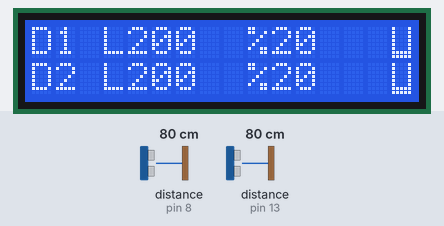
Simulated run of this sketch. Board: Arduino Uno, built with avr-gcc and run on an emulated ATmega328P. Parts: 16×2 character LCD. The inputs (shaded band) are chosen by the test bench; at power-on: distance to the obstacle (sensors on pin 8, pin 13) 80 cm.

Above: at 6.2 s.
6.3 s: distance to the obstacle (sensor on pin 8) set to 2 cm
At 16.3 s:
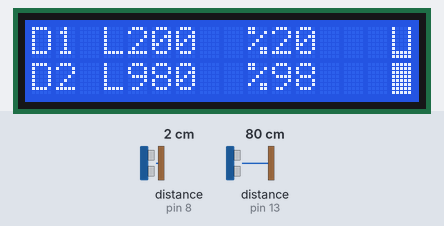
16.7 s: distance to the obstacle (sensor on pin 13) set to 2 cm
At 26.0 s:
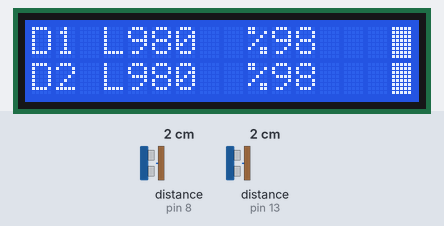
26.7 s: distance to the obstacle (sensor on pin 8) set to 18 cm
At 35.8 s:
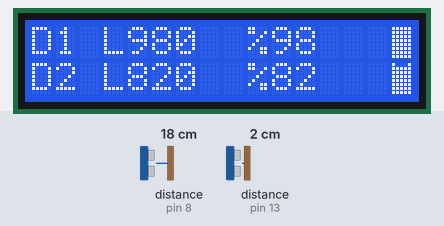
36.8 s: distance to the obstacle (sensor on pin 13) set to 18 cm
At 46.5 s:
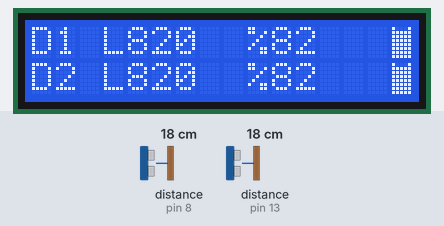
46.8 s: distance to the obstacle (sensor on pin 8) set to 4 cm
At 56.6 s:
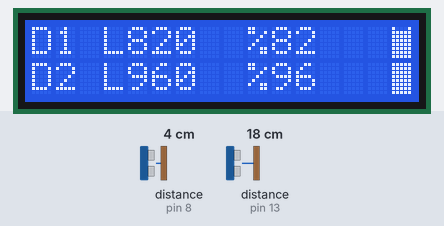
56.9 s: distance to the obstacle (sensor on pin 13) set to 35 cm
At 66.4 s:
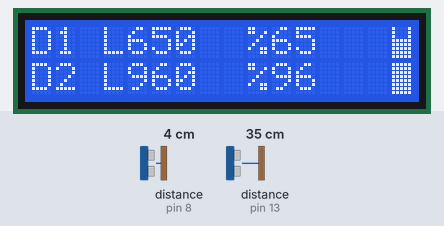
Timing chart, 0 to 67.9 s (numbered marks = the images above; inputs shaded):
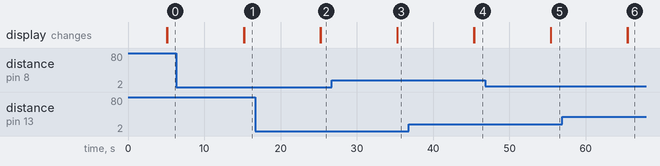

The sketch:

Tanklevel.ino
```cpp
/* DEPOSITOS 1.0
 * by Luevech.2018
 * www.luevech.com
 * Los Caños
 * Santa Barbara de Casa
 * 08/03/2018
 */

#include <LiquidCrystal.h>
#include "SR04.h"

SR04 sr041 = SR04(10,13);
SR04 sr042 = SR04(9,8);
LiquidCrystal lcd(12, 11, 5, 4, 3, 2);

//DEFINICION DE LOS GRAFICOS DEL DEPOSITO
byte cien[8]={
  0b00011111,
  0b00011111,
  0b00011111,
  0b00011111,
  0b00011111,
  0b00011111,
  0b00011111,
  0b00011111,
};
byte ochenta[8]={
  0b00010001,
  0b00011111,
  0b00011111,
  0b00011111,
  0b00011111,
  0b00011111,
  0b00011111,
  0b00011111,
};
byte setenta[8]={
  0b00010001,
  0b00010001,
  0b00011111,
  0b00011111,
  0b00011111,
  0b00011111,
  0b00011111,
  0b00011111,
};
byte cincuenta[8]={
  0b00010001,
  0b00010001,
  0b00010001,
  0b00011111,
  0b00011111,
  0b00011111,
  0b00011111,
  0b00011111,
};

byte cuarenta[8]={
  0b00010001,
  0b00010001,
  0b00010001,
  0b00010001,
  0b00011111,
  0b00011111,
  0b00011111,
  0b00011111,
};

byte veinte[8]={
  0b00010001,
  0b00010001,
  0b00010001,
  0b00010001,
  0b00010001,
  0b00011111,
  0b00011111,
  0b00011111,
};
byte catorce[8]={
  0b00010001,
  0b00010001,
  0b00010001,
  0b00010001,
  0b00010001,
  0b00010001,
  0b00011111,
  0b00011111,
};
byte cero[8]={
  0b00010001,
  0b00010001,
  0b00010001,
  0b00010001,
  0b00010001,
  0b00010001,
  0b00010001,
  0b00011111,
};
  int distancia1;
  int litros1;
  int porcentaje1;
  char dibujo1;
  int distancia2;
  int litros2;
  int porcentaje2;
  char dibujo2;

 void setup() {
  lcd.begin (16,2);
  //ENVIAMOS LOS MAPAS DE BITS AL CONTROLADOR DE PANTALLA
  lcd.createChar(0,cien);
  lcd.createChar(1,ochenta);
  lcd.createChar(2,setenta);
  lcd.createChar(3,cincuenta);
  lcd.createChar(4,cuarenta);
  lcd.createChar(5,veinte);
  lcd.createChar(6,catorce);
  lcd.createChar(7,cero);

 lcd.clear();
 lcd.setCursor(3,0);
 lcd.print("LOS CANOS");
 lcd.setCursor(1,1);
 lcd.print("by luevech.com");
 delay(5000);
 }
void loop(){
//  for (int i=0 ; i<=100 ; i=i+2){
    lcd.clear();
    distancia1=sr041.Distance();
    distancia2=sr042.Distance();
    litros1=1000-distancia1*10;
    litros2=1000-distancia2*10;
    porcentaje1=int(litros1/10);
    porcentaje2=int(litros2/10);
    if(porcentaje1>90){
        lcd.setCursor(15,0);
        lcd.write((byte)0);}
    else if ((porcentaje1>78) && (porcentaje1<91)){
        lcd.setCursor(15,0);
        lcd.write((byte)1);}
    else if((porcentaje1>65) && (porcentaje1<79)){
        lcd.setCursor(15,0);
        lcd.write((byte)2);}
    else if ((porcentaje1>51) && (porcentaje1<66)){
        lcd.setCursor(15,0);
        lcd.write((byte)3);}
    else if ((porcentaje1>38) && (porcentaje1<52)){
        lcd.setCursor(15,0);
        lcd.write((byte)4);}
    else if ((porcentaje1>25) && (porcentaje1<39)){
        lcd.setCursor(15,0);
        lcd.write((byte)5);}
    else if((porcentaje1>11) && (porcentaje1<26)){
        lcd.setCursor(15,0);
        lcd.write((byte)6);}
    else if (porcentaje1<12){
        lcd.setCursor(15,0);
        lcd.write((byte)7);}
    if(porcentaje2>90){
        lcd.setCursor(15,1);
        lcd.write((byte)0);}
    else if ((porcentaje2>78) && (porcentaje2<91)){
        lcd.setCursor(15,1);
        lcd.write((byte)1);}
    else if((porcentaje2>65) && (porcentaje2<79)){
        lcd.setCursor(15,1);
        lcd.write((byte)2);}
    else if ((porcentaje2>51) && (porcentaje2<66)){
        lcd.setCursor(15,1);
        lcd.write((byte)3);}
    else if ((porcentaje2>38) && (porcentaje2<52)){
        lcd.setCursor(15,1);
        lcd.write((byte)4);}
    else if ((porcentaje2>25) && (porcentaje2<39)){
        lcd.setCursor(15,1);
        lcd.write((byte)5);}
    else if((porcentaje2>11) && (porcentaje2<26)){
        lcd.setCursor(15,1);
        lcd.write((byte)6);}
    else if (porcentaje2<12){
        lcd.setCursor(15,1);
        lcd.write((byte)7);}

    lcd.setCursor(0,0);
    lcd.print ("D1");
    lcd.setCursor(0,1);
    lcd.print ("D2");

    lcd.setCursor(3,0);
    lcd.print("L");
    lcd.setCursor(3,1);
    lcd.print("L");

    lcd.setCursor(4,0);
    lcd.print (litros1);

    lcd.setCursor(4,1);
    lcd.print (litros2);

    lcd.setCursor(9,0);
    lcd.print("%");
    lcd.print (porcentaje1);
    lcd.setCursor(9,1);
    lcd.print("%");
    lcd.print (porcentaje2);


    delay(10000);
  //}

 }
```

Measured:
- after the input at 6.3 s, the display: first differs from a run without the input after 8.9 s (image 1)
- after the input at 16.7 s, the display: first differs from a run without the input after 8.6 s (image 2)
- after the input at 26.7 s, the display: first differs from a run without the input after 8.6 s (image 3)
- after the input at 36.8 s, the display: first differs from a run without the input after 8.6 s (image 4)
- after the input at 46.8 s, the display: first differs from a run without the input after 8.6 s (image 5)
- after the input at 56.9 s, the display: first differs from a run without the input after 8.6 s (image 6)
